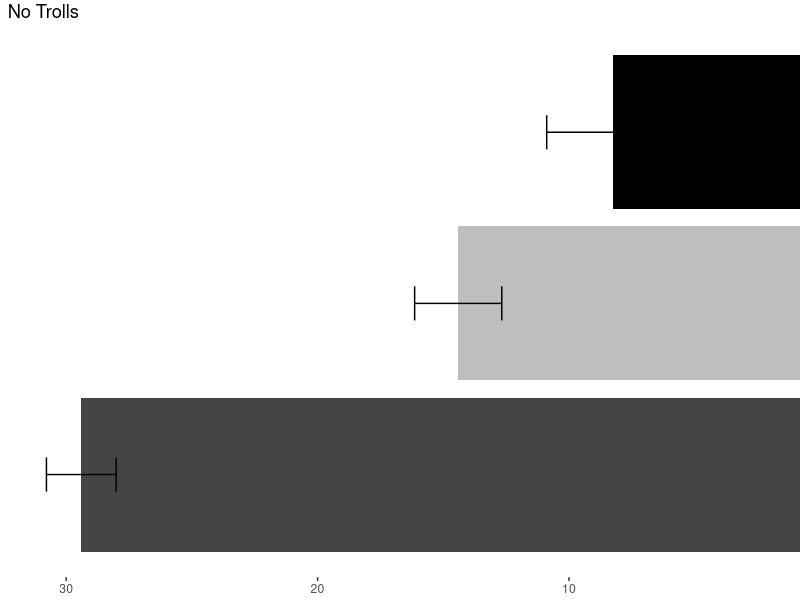
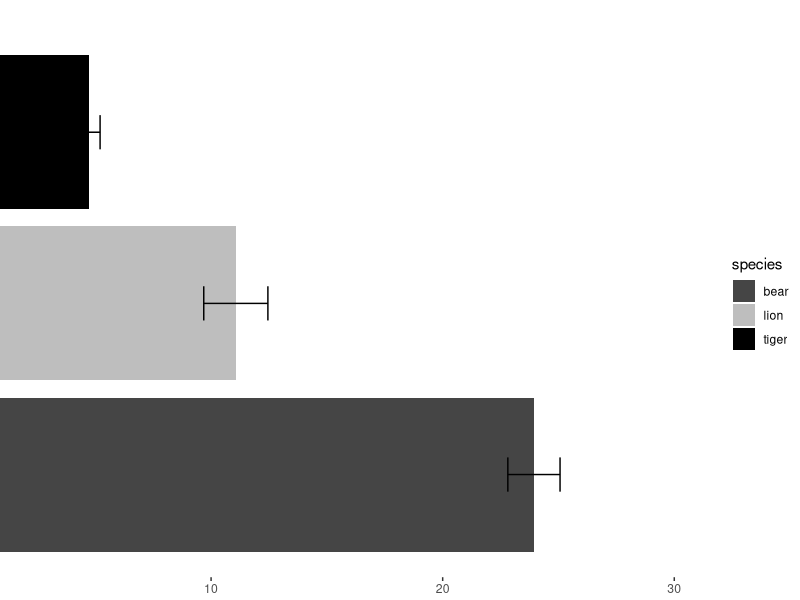

These charts were generated, in order, by the following R code:
#plot two horizontal bar charts wih a shared axis
library(plyr) #required packages
library(ggplot2)
library(gridExtra)

####simulated data####

#no trolls data 
species<-rep(c("lion", "tiger", "bear"),each = 3)
plot<-c(1:3, 1:3, 1:3)
population<-c(rnorm(3,mean=15, sd=2),rnorm(3,mean=9, sd=2),rnorm(3,mean=30, sd=2))
OHMYNoTrolls<-data.frame(species,plot,population)
OHMYNoTrollsSum<-ddply(.data=OHMYNoTrolls, .variables=.(species), .fun= summarise, mean = mean(population), sd=sd(population))


#trolls present 
species<-rep(c("lion", "tiger", "bear"),each = 3)
plot<-c(1:3, 1:3, 1:3)
population<-c(rnorm(3,mean=9, sd=2),rnorm(3,mean=4, sd=2),rnorm(3,mean=22, sd=2))
OHMYTrolls<-data.frame(species,plot,population)
OHMYTrollsSum<-ddply(.data=OHMYTrolls, .variables=.(species), .fun= summarise, mean = mean(population), sd=sd(population))

####make horizontal bar charts####
NoTrollsPlot<- ggplot(data = OHMYNoTrollsSum, aes(x = species, y = mean, fill=species)) +
  geom_bar(stat = "identity") + 
  theme(axis.title.x = element_blank(), axis.title.y = element_blank(), axis.text.y = element_blank(), axis.ticks.y = element_blank(), panel.background = element_blank(),panel.grid.major = element_blank(), plot.margin = unit(c(1,-15,1,1), "mm"), legend.position="none") +#removes gridlines and legend so it only plots once on the next plot
  scale_y_reverse()+#changes the direction of your incremental scale on your x axis 
  coord_flip()+#flips your bar plot horizontally
  scale_fill_manual(values=c("#454545", "grey", "black"))+ #colours for fill of the bars
  geom_errorbar(aes(ymin=mean-sd, ymax=mean+sd),width=.2,position=position_dodge(.9))+
  ggtitle("No Trolls")


TrollsPlot<- ggplot(data = OHMYTrollsSum, aes(x = species, y = mean, fill=species)) +
  geom_bar(stat = "identity") + 
  theme(axis.title.x = element_blank(), axis.title.y = element_blank(), axis.text.y = element_blank(), axis.ticks.y = element_blank(), panel.background = element_blank(),panel.grid.major = element_blank(), plot.margin = unit(c(1,1,1,-15), "mm")) +
  coord_flip()+
  scale_fill_manual(values=c("#454545", "grey", "black"))+
  geom_errorbar(aes(ymin=mean-sd, ymax=mean+sd),width=.2,position=position_dodge(.9))+
  ggtitle("Trolls")+
  scale_y_continuous(limits=c(0, 30))#to make the x-axis symetrical with the last plot

#merge plots
SharedAxis<-arrangeGrob(NoTrollsPlot,TrollsPlot,ncol=2)#combine the two plots

print(SharedAxis)
